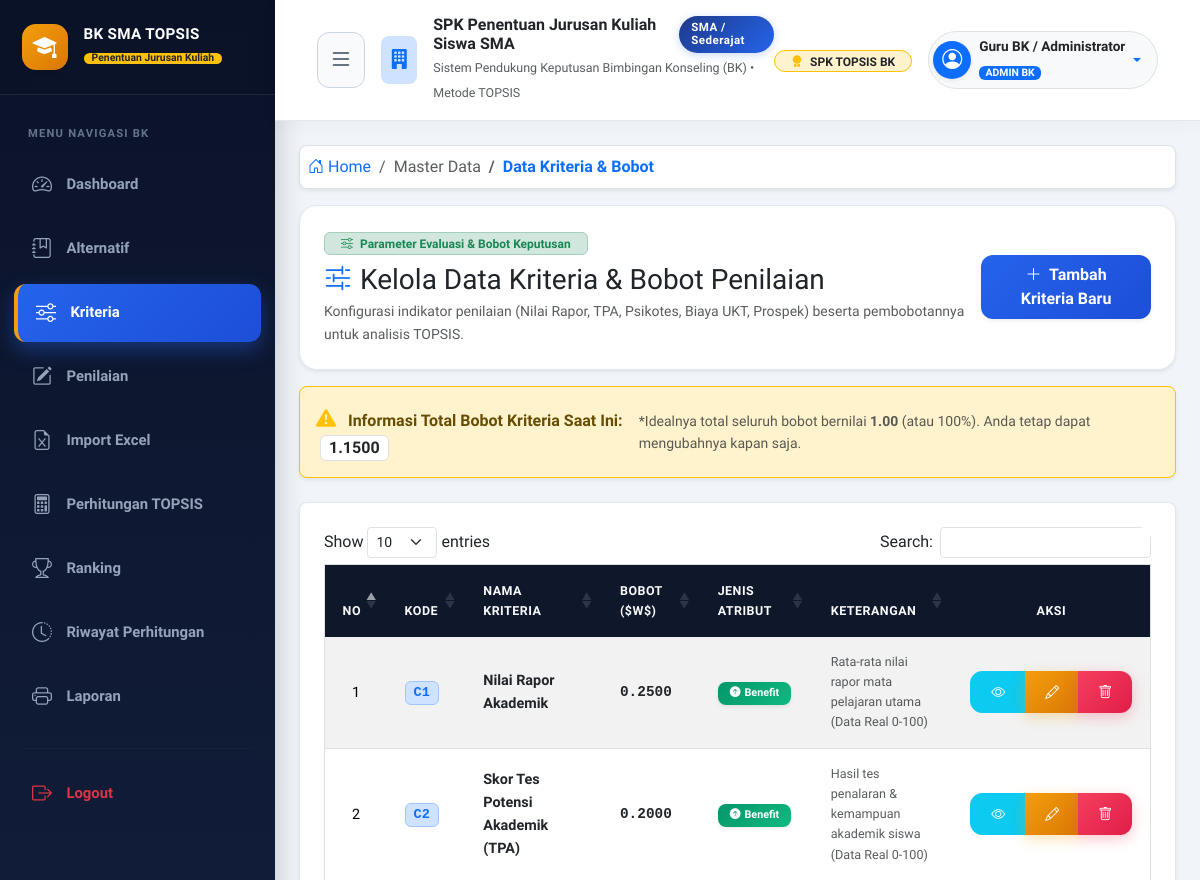
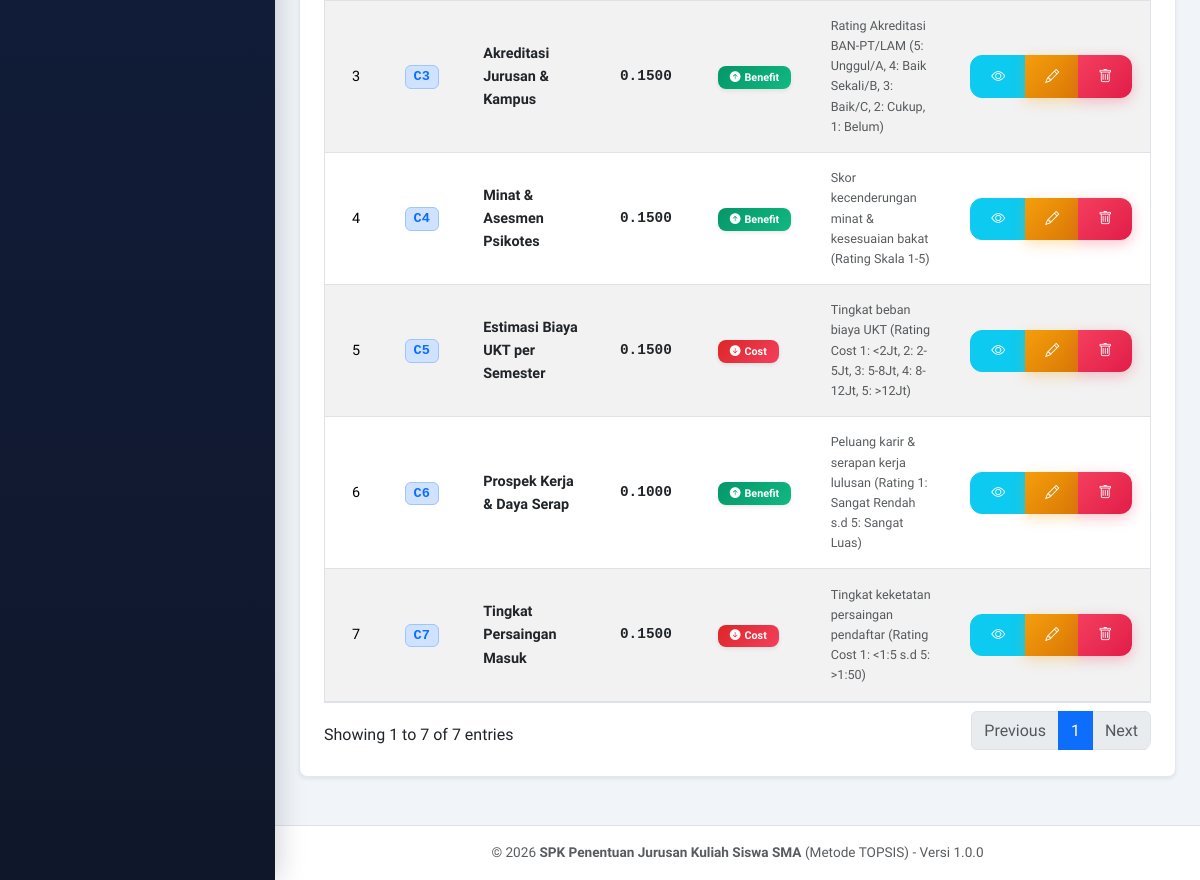
Page /index.php?page=kriteria (signed in) on the committed database (2 pictures, top to bottom).
### tables this page shows
CREATE TABLE IF NOT EXISTS `tb_kriteria` (
  `id_kriteria` INT(11) NOT NULL AUTO_INCREMENT,
  `kode_kriteria` VARCHAR(10) NOT NULL,
  `nama_kriteria` VARCHAR(100) NOT NULL,
  `bobot` DECIMAL(5,4) NOT NULL,
  `jenis` ENUM('benefit', 'cost') NOT NULL DEFAULT 'benefit',
  `keterangan` TEXT DEFAULT NULL,
  `created_at` TIMESTAMP NOT NULL DEFAULT CURRENT_TIMESTAMP,
  `updated_at` TIMESTAMP NOT NULL DEFAULT CURRENT_TIMESTAMP ON UPDATE CURRENT_TIMESTAMP,
  PRIMARY KEY (`id_kriteria`),
  UNIQUE KEY `uk_kode_kriteria` (`kode_kriteria`)
);

### views/kriteria.php (the view, shortened to what this page needs)
<?php
$list_kriteria = [];
$total_bobot   = 0.0;
if ($db !== null) {
    try {
        $list_kriteria = $db->query("SELECT * FROM tb_kriteria ORDER BY id_kriteria ASC")->fetchAll();
        $total_bobot   = (float)$db->query("SELECT SUM(bobot) FROM tb_kriteria")->fetchColumn();
    } catch (PDOException $e) {
        $swal_error = 'Gagal mengambil data kriteria: ' . $e->getMessage();
    }
}
?>
<nav aria-label="breadcrumb" class="mb-3">
    <ol class="breadcrumb bg-white p-2 rounded-3 border shadow-sm small">
        <li class="breadcrumb-item"><a href="<?= BASE_URL; ?>index.php?page=dashboard" class="text-decoration-none"><i class="bi bi-house-door me-1"></i>Home</a></li>
        <li class="breadcrumb-item text-muted">Master Data</li>
        <li class="breadcrumb-item active fw-semibold text-primary" aria-current="page">Data Kriteria & Bobot</li>
    </ol>
</nav>
<div class="card card-custom p-4 mb-3 shadow-sm">
    <div class="d-flex flex-column flex-md-row align-items-md-center justify-content-between gap-3">
        <div>
            <span class="badge bg-success-subtle text-success border border-success-subtle px-3 py-1 mb-2 fw-bold">
                <i class="bi bi-sliders me-1"></i> Parameter Evaluasi & Bobot Keputusan
            </span>
            <h3 class="fw-extrabold text-dark mb-1">
                <i class="bi bi-sliders2 me-2 text-primary"></i>Kelola Data Kriteria & Bobot Penilaian
            </h3>
            <p class="text-muted mb-0 small">
                Konfigurasi indikator penilaian (Nilai Rapor, TPA, Psikotes, Biaya UKT, Prospek) beserta pembobotannya untuk analisis TOPSIS.
            </p>
        </div>
        <div class="d-flex gap-2">
            <button type="button" class="btn btn-primary shadow-sm fw-bold px-3 py-2" data-bs-toggle="modal" data-bs-target="#modalTambah">
                <i class="bi bi-plus-lg me-1"></i> Tambah Kriteria Baru
            </button>
        </div>
    </div>
</div>
<div class="alert <?= (abs($total_bobot - 1.0) < 0.001 || abs($total_bobot - 100.0) < 0.001) ? 'alert-success border-success' : 'alert-warning border-warning'; ?> shadow-sm rounded-3 mb-4 d-flex align-items-center justify-content-between">
    <div>
        <i class="bi <?= (abs($total_bobot - 1.0) < 0.001 || abs($total_bobot - 100.0) < 0.001) ? 'bi-check-circle-fill text-success' : 'bi-exclamation-triangle-fill text-warning'; ?> fs-5 me-2"></i>
        <strong>Informasi Total Bobot Kriteria Saat Ini:</strong>
        <span class="badge bg-white text-dark border px-2 py-1 fs-6 ms-1"><?= formatNumber($total_bobot, 4); ?></span>
    </div>
    <small class="text-muted d-none d-md-block">
        *Idealnya total seluruh bobot bernilai <strong>1.00</strong> (atau 100%). Anda tetap dapat mengubahnya kapan saja.
    </small>
</div>
<div class="card card-custom p-4 shadow-sm rounded-3 mb-4">
    <div class="table-responsive">
        <table id="tableKriteria" class="table table-hover table-striped align-middle border w-100" style="font-size: 0.9rem;">
            <thead class="table-dark" style="background-color: #1e293b;">
                <tr>
                    <th class="text-center" style="width: 5%;">No</th>
                    <th style="width: 10%;">Kode</th>
                    <th style="width: 25%;">Nama Kriteria</th>
                    <th style="width: 15%;">Bobot ($W$)</th>
                    <th style="width: 15%;">Jenis Atribut</th>
                    <th style="width: 20%;">Keterangan</th>
                    <th class="text-center" style="width: 10%;">Aksi</th>
                </tr>
            </thead>
            <tbody>
                <?php if (!empty($list_kriteria)): ?>
                    <?php $no = 1; foreach ($list_kriteria as $krit): ?>
                        <tr>
                            <td class="text-center fw-medium"><?= $no++; ?></td>
                            <td>
                                <span class="badge bg-primary-subtle text-primary border border-primary-subtle px-2 py-1 font-monospace" style="font-size: 0.85rem;">
                                    <?= sanitize($krit['kode_kriteria']); ?>
                                </span>
                            </td>
                            <td class="fw-semibold text-dark"><?= sanitize($krit['nama_kriteria']); ?></td>
                            <td class="fw-bold text-dark font-monospace">
                                <?= formatNumber($krit['bobot'], 4); ?>
                            </td>
                            <td>
                                <?= getBadgeJenis($krit['jenis']); ?>
                            </td>
                            <td class="text-muted small">
                                <?= !empty($krit['keterangan']) ? sanitize($krit['keterangan']) : '<span class="fst-italic text-muted">-</span>'; ?>
                            </td>
                            <td class="text-center">
                                <div class="btn-group btn-group-sm" role="group">
                                    <button type="button" class="btn btn-info text-white btn-detail"
                                            data-bs-toggle="modal" data-bs-target="#modalDetail"
                                            data-kode="<?= sanitize($krit['kode_kriteria']); ?>"
                                            data-nama="<?= sanitize($krit['nama_kriteria']); ?>"
                                            data-bobot="<?= formatNumber($krit['bobot'], 4); ?>"
                                            data-jenis="<?= ucfirst(sanitize($krit['jenis'])); ?>"
                                            data-keterangan="<?= sanitize($krit['keterangan']); ?>"
                                            data-created="<?= formatTanggalIndo($krit['created_at']); ?>"
                                            data-updated="<?= formatTanggalIndo($krit['updated_at']); ?>"
                                            title="Detail Informasi">
                                        <i class="bi bi-eye"></i>
                                    </button>
                                    <button type="button" class="btn btn-warning text-white btn-edit"
                                            data-bs-toggle="modal" data-bs-target="#modalEdit"
                                            data-id="<?= $krit['id_kriteria']; ?>"
                                            data-kode="<?= sanitize($krit['kode_kriteria']); ?>"
                                            data-nama="<?= sanitize($krit['nama_kriteria']); ?>"
                                            data-bobot="<?= (float)$krit['bobot']; ?>"
                                            data-jenis="<?= sanitize($krit['jenis']); ?>"
                                            data-keterangan="<?= sanitize($krit['keterangan']); ?>"
                                            title="Edit Data">
                                        <i class="bi bi-pencil"></i>
                                    </button>
                                    <button type="button" class="btn btn-danger"
                                            onclick="confirmHapusKriteria(<?= $krit['id_kriteria']; ?>, '<?= sanitize($krit['nama_kriteria']); ?>');"
                                            title="Hapus Data">
                                        <i class="bi bi-trash"></i>
                                    </button>
                                </div>
                            </td>
                        </tr>
                    <?php endforeach; ?>
                <?php endif; ?>
            </tbody>
        </table>
    </div>
</div>

### config/helper.php (shortened to what this page needs)
<?php
function sanitize($data) {
    $raw = $data;
    return htmlspecialchars(trim($raw), ENT_QUOTES, 'UTF-8');
}
function formatNumber($val, $decimals = 4) {
    return number_format((float)$val, $decimals, '.', ',');
}
function formatTanggalIndo($datetime) {
    $hariArray = ['Minggu', 'Senin', 'Selasa', 'Rabu', 'Kamis', 'Jumat', 'Sabtu'];
    $bulanArray = [
        1 => 'Januari', 'Februari', 'Maret', 'April', 'Mei', 'Juni',
        'Juli', 'Agustus', 'September', 'Oktober', 'November', 'Desember'
    ];
    $time = strtotime($datetime);
    $hari = $hariArray[date('w', $time)];
    $tgl = date('j', $time);
    $bulan = $bulanArray[(int)date('n', $time)];
    $tahun = date('Y', $time);
    $jam = date('H:i', $time);
    return "$hari, $tgl $bulan $tahun ($jam WIB)";
}
function getBadgeJenis($jenis) {
    if (strtolower($jenis) === 'benefit') {
        return '<span class="badge badge-benefit shadow-sm"><i class="bi bi-arrow-up-circle-fill me-1"></i>Benefit</span>';
    } else {
        return '<span class="badge badge-cost shadow-sm"><i class="bi bi-arrow-down-circle-fill me-1"></i>Cost</span>';
    }
}

### assets/css/style.css (style rules this page uses)
:root { --bs-font-sans-serif: 'Plus Jakarta Sans', -apple-system, BlinkMacSystemFont, "Segoe UI", Roboto, sans-serif; --navy-900: #0f172a; --navy-800: #1e293b; --navy-700: #334155; --blue-600: #2563eb; --blue-700: #1d4ed8; --blue-50: #eff6ff; --gold-500: #f59e0b; --gold-600: #d97706; --gold-50: #fffbeb; --emerald-500: #10b981; --emerald-600: #059669; --emerald-50: #ecfdf5; --rose-500: #f43f5e; --rose-600: #e11d48; --rose-50: #fff1f2; --purple-600: #9333ea; --purple-50: #faf5ff; --bg-app: #f1f5f9; --card-radius: 18px; --pill-radius: 50px; }
body { font-family: var(--bs-font-sans-serif); background-color: var(--bg-app); color: #1e293b; overflow-x: hidden; line-height: 1.6; -webkit-font-smoothing: antialiased; }
.card-custom { background: #ffffff; border: 1px solid #e2e8f0; border-radius: var(--card-radius); box-shadow: 0 4px 12px rgba(0, 0, 0, 0.03); transition: all 0.3s cubic-bezier(0.4, 0, 0.2, 1); }
.table-responsive { border-radius: 12px; overflow-x: auto !important; -webkit-overflow-scrolling: touch; }
.table { margin-bottom: 0; border-color: #e2e8f0; }
.table thead th { font-family: var(--bs-font-sans-serif); font-weight: 700; letter-spacing: 0.5px; text-transform: uppercase; font-size: 0.78rem; padding: 1rem 1.1rem; background: #0f172a !important; color: #f8fafc !important; border-bottom: none; }
.table tbody tr { transition: background-color 0.2s ease; }
.table tbody td { padding: 0.95rem 1.1rem; vertical-align: middle; }
.btn { border-radius: 12px; font-weight: 700; padding: 0.6rem 1.25rem; transition: all 0.25s cubic-bezier(0.4, 0, 0.2, 1); }
.btn-primary { background: linear-gradient(135deg, #2563eb 0%, #1d4ed8 100%); border: none; box-shadow: 0 4px 14px rgba(37, 99, 235, 0.3); }
.btn-warning { background: linear-gradient(135deg, #f59e0b 0%, #d97706 100%); border: none; color: #ffffff; box-shadow: 0 4px 14px rgba(245, 158, 11, 0.3); }
.btn-danger { background: linear-gradient(135deg, #f43f5e 0%, #e11d48 100%); border: none; box-shadow: 0 4px 14px rgba(244, 63, 94, 0.3); }
.badge-benefit { background: linear-gradient(135deg, #059669 0%, #10b981 100%); color: #ffffff; font-weight: 700; padding: 0.35rem 0.75rem; border-radius: 8px; }
.badge-cost { background: linear-gradient(135deg, #dc2626 0%, #f43f5e 100%); color: #ffffff; font-weight: 700; padding: 0.35rem 0.75rem; border-radius: 8px; }
.table-responsive { border-radius: 12px; overflow-x: auto; -webkit-overflow-scrolling: touch; }

### rows in the picture
tb_kriteria: kode_kriteria "C1", nama_kriteria "Nilai Rapor Akademik", bobot "0.2500", jenis "benefit" (drawn), keterangan "Rata-rata nilai rapor mata pelajaran utama (Data Real 0-100)"
tb_kriteria: kode_kriteria "C2", nama_kriteria "Skor Tes Potensi Akademik (TPA)", bobot "0.2000", jenis "benefit" (drawn), keterangan "Hasil tes penalaran & kemampuan akademik siswa (Data Real 0-100)"
tb_kriteria: kode_kriteria "C3", nama_kriteria "Akreditasi Jurusan & Kampus", bobot "0.1500", jenis "benefit" (drawn), keterangan "Rating Akreditasi BAN-PT/LAM (5: Unggul/A, 4: Baik Sekali/B, 3: Baik/C, 2: Cukup, 1: Belum)"
tb_kriteria: kode_kriteria "C4", nama_kriteria "Minat & Asesmen Psikotes", bobot "0.1500", jenis "benefit" (drawn), keterangan "Skor kecenderungan minat & kesesuaian bakat (Rating Skala 1-5)"
tb_kriteria: kode_kriteria "C5", nama_kriteria "Estimasi Biaya UKT per Semester", bobot "0.1500", jenis "cost" (drawn), keterangan "Tingkat beban biaya UKT (Rating Cost 1: <2Jt, 2: 2-5Jt, 3: 5-8Jt, 4: 8-12Jt, 5: >12Jt)"
tb_kriteria: kode_kriteria "C6", nama_kriteria "Prospek Kerja & Daya Serap", bobot "0.1000", jenis "benefit" (drawn), keterangan "Peluang karir & serapan kerja lulusan (Rating 1: Sangat Rendah s.d 5: Sangat Luas)"
tb_kriteria: kode_kriteria "C7", nama_kriteria "Tingkat Persaingan Masuk", bobot "0.1500", jenis "cost" (drawn), keterangan "Tingkat keketatan persaingan pendaftar (Rating Cost 1: <1:5 s.d 5: >1:50)"

### other values in the picture
APP_NAME "SPK Penentuan Jurusan Kuliah Siswa SMA"
APP_METHOD "TOPSIS"
$currentUserNama "Guru BK / Administrator"
$currentUserRole "ADMIN"
formatNumber($total_bobot, 4) "1.1500"
APP_VERSION "1.0.0"
